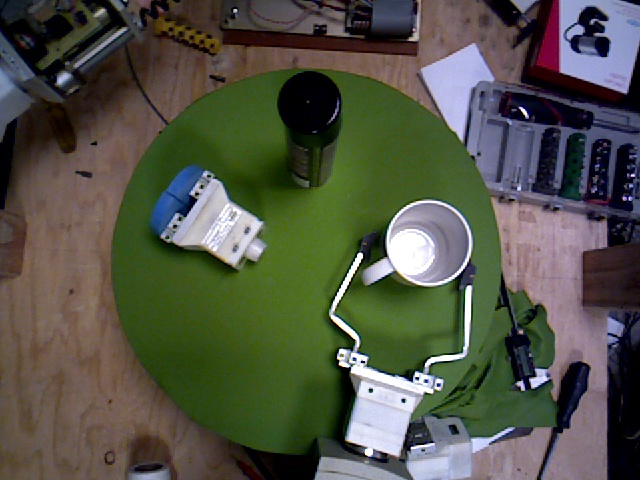
#> input picture img_processing_example/in/frame0000.jpg, 640 x 480 px, found by its file name; its folder holds 5 pictures in this run
$ python bgsub.py in/frame0000.jpg
#> lines starting #> are read from the running program, lines starting #| are printed output that depends on the picture
import math
import numpy as np
import cv2
import IPython
import segment

import sys


full_name = sys.argv[1]

filename, ext = full_name.split('.')
ext = '.' + ext

img = cv2.imread('in/' + filename + ext)
#> img is the input picture: shape (480, 640, 3); mean B, G, R 70.1, 83.7, 81.7
img = img[50:300, 120:450]
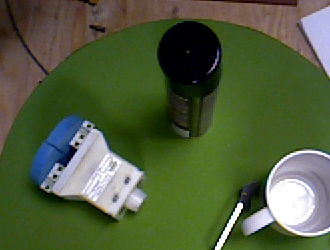
#> img: shape (250, 330, 3); mean B, G, R 61.4, 93.5, 80.9

base = cv2.imread('in/base.jpg')
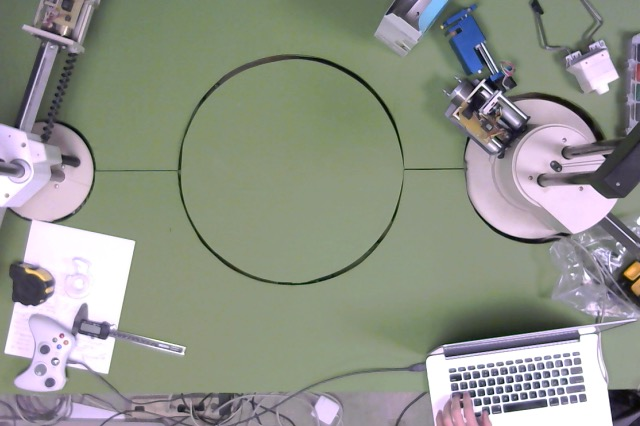
#> input picture img_processing_example/in/base.jpg, 640 x 426 px
#> base is the input picture: shape (426, 640, 3); mean B, G, R 136.8, 147, 143.2
base = base[50:300, 120:450]
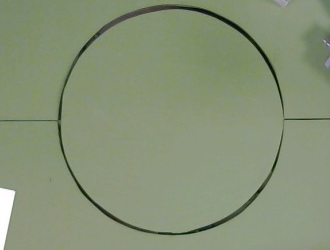
#> base: shape (250, 330, 3); mean B, G, R 118.7, 146, 134.4

fgbg = cv2.createBackgroundSubtractorMOG2()

fgmask = fgbg.apply(base)
#> fgmask: shape (250, 330); every value is 127
fgmask = fgbg.apply(img)
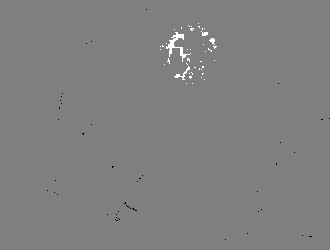
#> fgmask: shape (250, 330); min 0, max 255, mean 127.5
